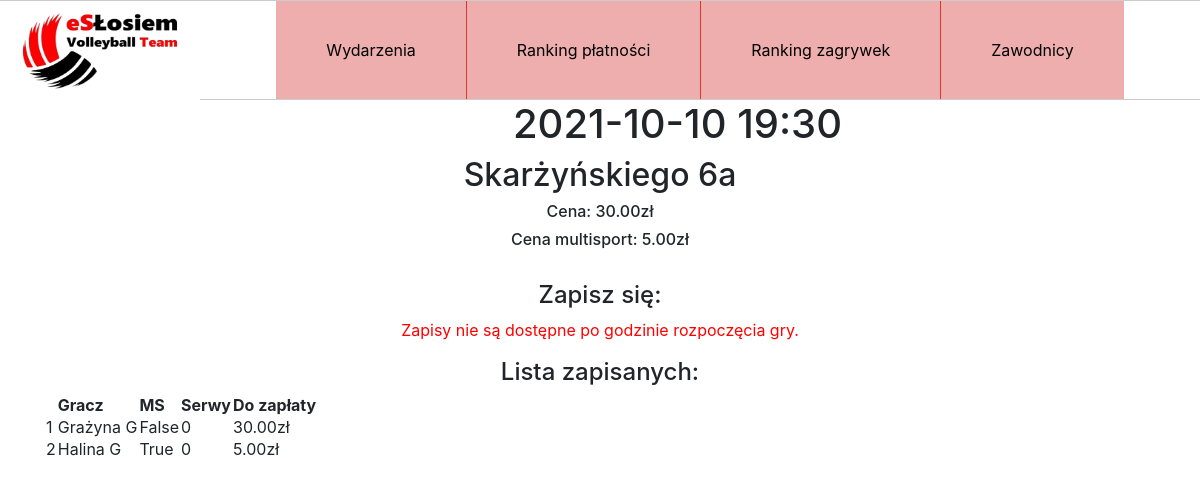
/event/7, run on the app's committed database.
### zapisy/models.py (models this page shows, shortened)
class Event(models.Model):
    date = models.DateTimeField()
    duration = models.DurationField()
    location = models.ForeignKey("Localization", on_delete=models.SET_NULL, blank=True, null=True, default=None)
    price = models.FloatField()
    price_multisport = models.FloatField(default=0)
    player_slots = models.IntegerField(default=12)
    coach = models.BooleanField(default=False)

class Localization(models.Model):
    address = models.CharField(max_length=32)
    image = models.ImageField(upload_to='localizations')
    def __str__(self):
        return self.address

class Entry(models.Model):
    event = models.ForeignKey("Event", on_delete=models.CASCADE)
    player = models.ForeignKey("Player", on_delete=models.CASCADE)
    multisport = models.BooleanField(default=False)
    serves = models.IntegerField(default=0)
    paid = models.BooleanField(default=False)
    serves_paid = models.BooleanField(default=False)
    resign = models.BooleanField(default=False)

class Player(models.Model):
    name = models.CharField(max_length=64)
    multisport_number = models.CharField(max_length=8, null=True, blank=True)
    excess = models.FloatField(default=0)
    def __str__(self):
        return self.name

### zapisy/views.py (the view)
# urls.py: path('event/<int:pk>', views.EventDetailView.as_view(), name='event'),
class EventDetailView(TemplateView):
    template_name = 'zapisy/event_detail.html'
    def get(self, request, *args, **kwargs):
        playerform = EntryForm(self.request.GET or None)
        adminform = EventManagerForm(self.request.GET or None)
        context = self.get_context_data(**kwargs)
        context['playerform'] = playerform
        event = Event.objects.get(id=kwargs['pk'])
        event_entries = Entry.objects.filter(event=event)
        adminformlist = []
        for i in range(event.player_slots):
            try:
                data = model_to_dict(event_entries[i], fields=['player', 'multisport', 'serves', 'paid', 'serves_paid', 'resign'])
                adminformlist.append(EventManagerForm(self.request.GET or None, prefix=str(i), initial=data))
            except:
                adminformlist.append(EventManagerForm(self.request.GET or None, prefix=str(i)))
        context['adminforms'] = adminformlist
        context['event_id'] = kwargs['pk']
        context['ended'] = event.date < datetime.now()
        context['event'] = event
        context['player_entries'] = Entry.objects.filter(event=event)
        return self.render_to_response(context)

### zapisy/templatetags/filters.py (called while the page is built)
@register.filter
def show_date(date):
    return date.strftime('%Y-%m-%d %H:%M')

@register.filter
def multiply(value, multiplier):
    return value*multiplier

### templates/zapisy/event_detail.html (shortened to what this page needs)
{% extends "zapisy/base.html" %}
  {% block content %}
  {% load filters %}
    <h1>{{ event.date|show_date }}</h1>
    <h2>{{ event.location }}</h2>
    <h6>Cena: {{ event.price|floatformat:2 }}zł</h6>
    <h6>Cena multisport: {{ event.price_multisport|floatformat:2 }}zł</h6>
    <br>
    <h4>Zapisz się:</h4>
    {% if not ended %}
      <form action="{% url 'playerform' event_id %}" method="post">
        {% csrf_token %}
        {{ playerform.as_p }}
        <input type="submit" name="playerentry" value="zapisz">
      </form>
    {% else %}
      <p class="red">Zapisy nie są dostępne po godzinie rozpoczęcia gry.</p>
    {% endif %}
    <h4>Lista zapisanych:</h4>
    <table>
      <thead>
        <th></th>
        <th>Gracz</th>
        <th>MS</th>
        <th>Serwy</th>
        <th>Do zapłaty</th>
      </thead>
      {% for entry in player_entries %}
        <tr>
          <td>{{forloop.counter}}</td>
          <td>{{entry.player}}</td>
          <td>{{entry.multisport}}</td>
          <td>{{entry.serves}}</td>
          {% if entry.multisport %}
            {% if entry.paid %}
              {% if entry.serves_paid %}
                <td>0.00zł</td>
              {% else %}
                <td>{{entry.serves|multiply:2|floatformat:2}}zł</td>
              {% endif %}
            {% else %}
              {% if entry.serves_paid %}
                <td>{{event.price_multisport|floatformat:2}}zł</td>
              {% else %}
                <td>{{entry.serves|multiply:2|add:event.price_multisport|floatformat:2}}zł</td>
              {% endif %}
            {% endif %}
          {% else %}
            {% if entry.paid %}
              {% if entry.serves_paid %}
                <td>0.00zł</td>
              {% else %}
                <td>{{entry.serves|multiply:2|floatformat:2}}zł</td>
              {% endif %}
            {% else %}
              {% if entry.serves_paid %}
                <td>{{event.price|floatformat:2}}zł</td>
              {% else %}
                <td>{{entry.serves|multiply:2|add:event.price|floatformat:2}}zł</td>
              {% endif %}
            {% endif %}
          {% endif %}
        </tr>
      {% endfor %}
    </table>
  {% endblock %}

### static/zapisy/css/style.css (style rules this page uses)
body { margin: 0; padding: 0; }
.red { color: red; }

### data on the page
Event: date|show_date "2021-10-10 19:30", location "Skarżyńskiego 6a", price "30.00", price_multisport "5.00"
Entry: player "Grażyna G", multisport "False", serves "0", serves|multiply "30.00"
Entry: player "Halina G", multisport "True", serves "0", serves|multiply "5.00"
